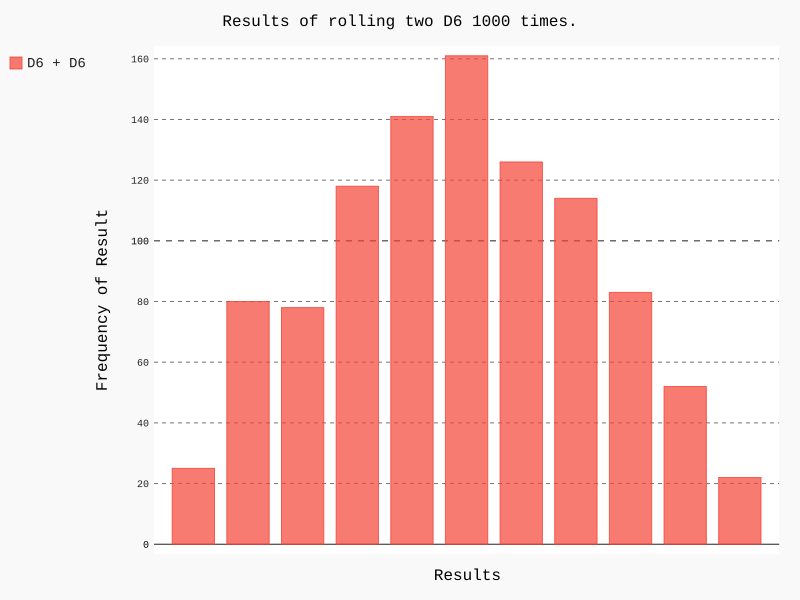

The script that drew this image:
# import Die class from die.py as well as import pygal module
import pygal
from die import Die

# Create two instances D6 dice.
die_1 = Die()
die_2 = Die()

'''
Make some rolls, and store results in a empty list. Increased range to
1000 from printing to analyzing results.
'''

results = []
for roll_num in range(1000):
	result = die_1.roll() + die_2.roll()
	results.append(result)
	
'''
Analyze the results. Reminder the +1 is so the program includes
through all 12 from the addition of the second die sides of the die off
by 1 when you use range. Max_result is the sum of the largest two
sides on the dice. Which makes the starting point 2 the sum of the
smallest numbers. Reminder since the smallest number is 2 the chart will
only generate 11 columns.
'''

frequencies = []
max_result = die_1.num_sides + die_2.num_sides

for value in range (2, max_result + 1):
	frequency = results.count(value)
	frequencies.append(frequency)
	

'''
Visulalize the results using pygal. Read documentation on pygal basic
bar hist.add; adds the results from the frequencies list randomly
created and render to stores it in the .svg file.
'''

hist = pygal.Bar()

hist.title = 'Results of rolling two D6 1000 times.'
hist.x_label = ['1', '2', '3', '4', '5', '6', '7', '8', '9', '10', '11', '12']
hist.x_title = 'Results'
hist.y_title = 'Frequency of Result'

hist.add('D6 + D6', frequencies)
hist.render_to_file('dice_visual.svg')

	
print(frequencies)
